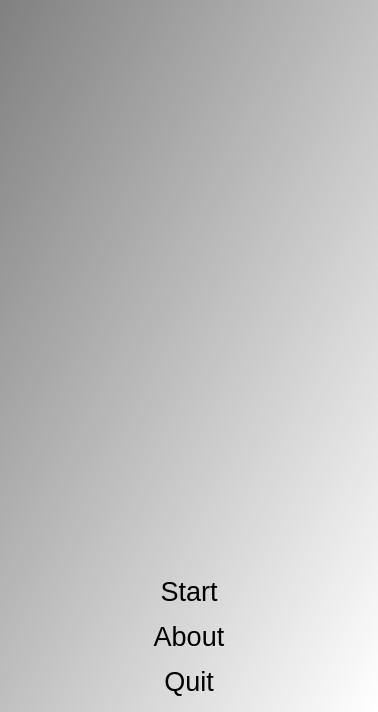
<?xml version="1.0" encoding="UTF-8"?>
<ui version="4.0">
 <class>QtKalmanFiltererMenuDialog</class>
 <widget class="QDialog" name="QtKalmanFiltererMenuDialog">
  <property name="geometry">
   <rect>
    <x>0</x>
    <y>0</y>
    <width>378</width>
    <height>712</height>
   </rect>
  </property>
  <property name="font">
   <font>
    <pointsize>20</pointsize>
   </font>
  </property>
  <property name="windowTitle">
   <string>KalmanFilterer</string>
  </property>
  <property name="styleSheet">
   <string notr="true">QDialog { 
background-color: qlineargradient(x1: 0, y1: 0, x2: 1, y2: 1, stop: 0  #808080, stop: 1 #ffffff);
}
QPushButton { background-color: rgb(255, 255, 255);  }
QPushButton { color: rgb(0,0,0); }
QPushButton { font: 48px, &quot;monospace&quot; }</string>
  </property>
  <layout class="QGridLayout" name="gridLayout">
   <item row="2" column="0">
    <widget class="QPushButton" name="button_about">
     <property name="text">
      <string>About</string>
     </property>
     <property name="flat">
      <bool>true</bool>
     </property>
    </widget>
   </item>
   <item row="3" column="0">
    <widget class="QPushButton" name="button_quit">
     <property name="text">
      <string>Quit</string>
     </property>
     <property name="flat">
      <bool>true</bool>
     </property>
    </widget>
   </item>
   <item row="0" column="0">
    <widget class="QLabel" name="label_2">
     <property name="text">
      <string/>
     </property>
     <property name="pixmap">
      <pixmap resource="ToolKalmanFilterer.qrc">:/images/ToolKalmanFiltererWelcome.png</pixmap>
     </property>
    </widget>
   </item>
   <item row="1" column="0">
    <widget class="QPushButton" name="button_start">
     <property name="text">
      <string>Start</string>
     </property>
     <property name="flat">
      <bool>true</bool>
     </property>
    </widget>
   </item>
  </layout>
 </widget>
 <tabstops>
  <tabstop>button_start</tabstop>
  <tabstop>button_about</tabstop>
  <tabstop>button_quit</tabstop>
 </tabstops>
 <resources>
  <include location="ToolKalmanFilterer.qrc"/>
 </resources>
 <connections/>
</ui>
